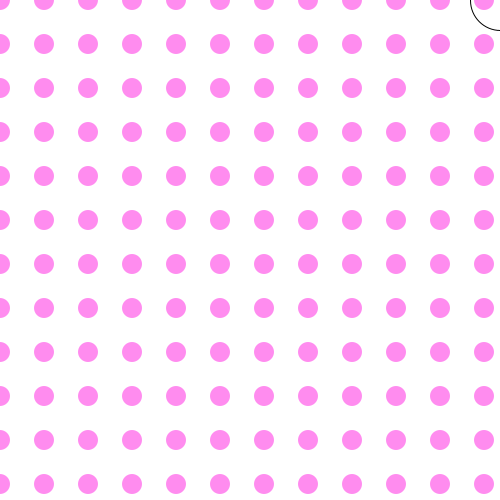
Frame 1 (no input)
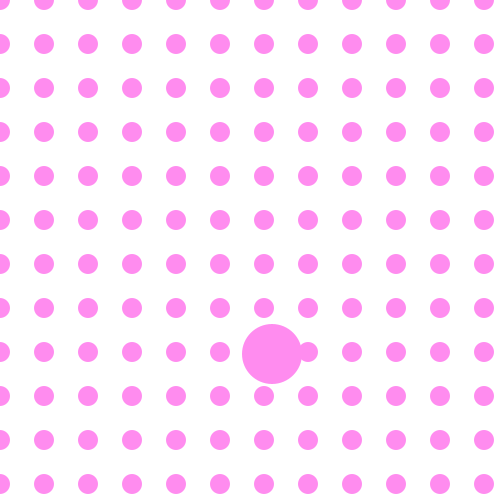
Frame 60 (the mouse pressed at the canvas centre just before this capture)
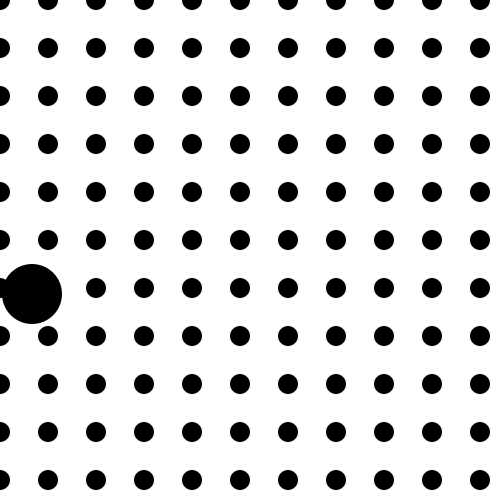
Frame 120 (the mouse held since frame 60 and released just before this capture)

The Processing sketch that drew these frames (run headless with seeded random() and noise(); from frame 60 on, the mouse is pressed at the canvas centre):

// Processing sketch: s05t02laura
// ── s05t02laura.pde
//UDD - Expresión Digital II
//s05t02 laura 
//rescribir la tarea s05e01 bajo las nuevas reglas de progrmación

//variable del valor asignado a i y j
int a;
//variable de colores
int c1, c2, c3, c4; 

//variable de direccion y posicion
float px, py, dx, dy; 
 
void setup () {
  size(500, 500);
//inicializacion de colores
  c1 = color(255, 255, 255); //blanco
  c2 = color(0, 0, 0); //negro
  c3 = color(255, 140, 239); //rosado
  c4 = color(251, 255, 158); //amarillo

//inicializacion de parametro de posicion y dirección
  px = width; 
  py = 0; 
  dx = 4; 
  dy = 6; 
  
//valor asignado a variable de j e i
  a = 40;
}

void draw() {
//color de fondo y tamaño de la ellipse
  background (c1); 
  ellipse (px, py, 60, 60); 
  
//velocidad de la ellipse
  px = px + dx; 
  py = py + dy; 
  
  /* si px es mayor al alto del canvas, este cambiara de direccion a una elipse rosada
 y suma 4 al valor de separacion de las ellipses del fondo */ 
  if (px > height) { 
    dx = - dx; 
    fill (c3); 
    a += 4;
  }

/*si px es menor a 0, este cambiara la dirreccion de la ellipse amarilla
 y suma 2 al valor de separacion de las ellipses del fondo  */
  if (px < 0) { 
    dx = - dx; 
    fill (c4); 
    a += 2;
  }

/*si py es mayor al ancho, este cambiara la dirreccion de la ellipse negra
 y suma 4 al valor de separacion de las ellipses del fondo  */
  if (py > width) { 
    dy = - dy; 
    fill (c2);
    a += 4;
  }

/*si py es menor a 0, este cambiara la dirreccion de la ellipse rosada
 y suma 2 al valor de separacion de las ellipses del fondo  */
  if (py < 0) { 
    dy = - dy; 
    fill (c3);
    a += 2;
  }
  
/* for que crea un patron de ellipses ordenadas a igual destancia y que se van 
separando segun a*/  
  for ( int i = 0; i < width; i += a) {
    for ( int j = 0; j < height; j += a) {
      noStroke();
      ellipse(i, j, 20, 20);  
    }
  }
}
